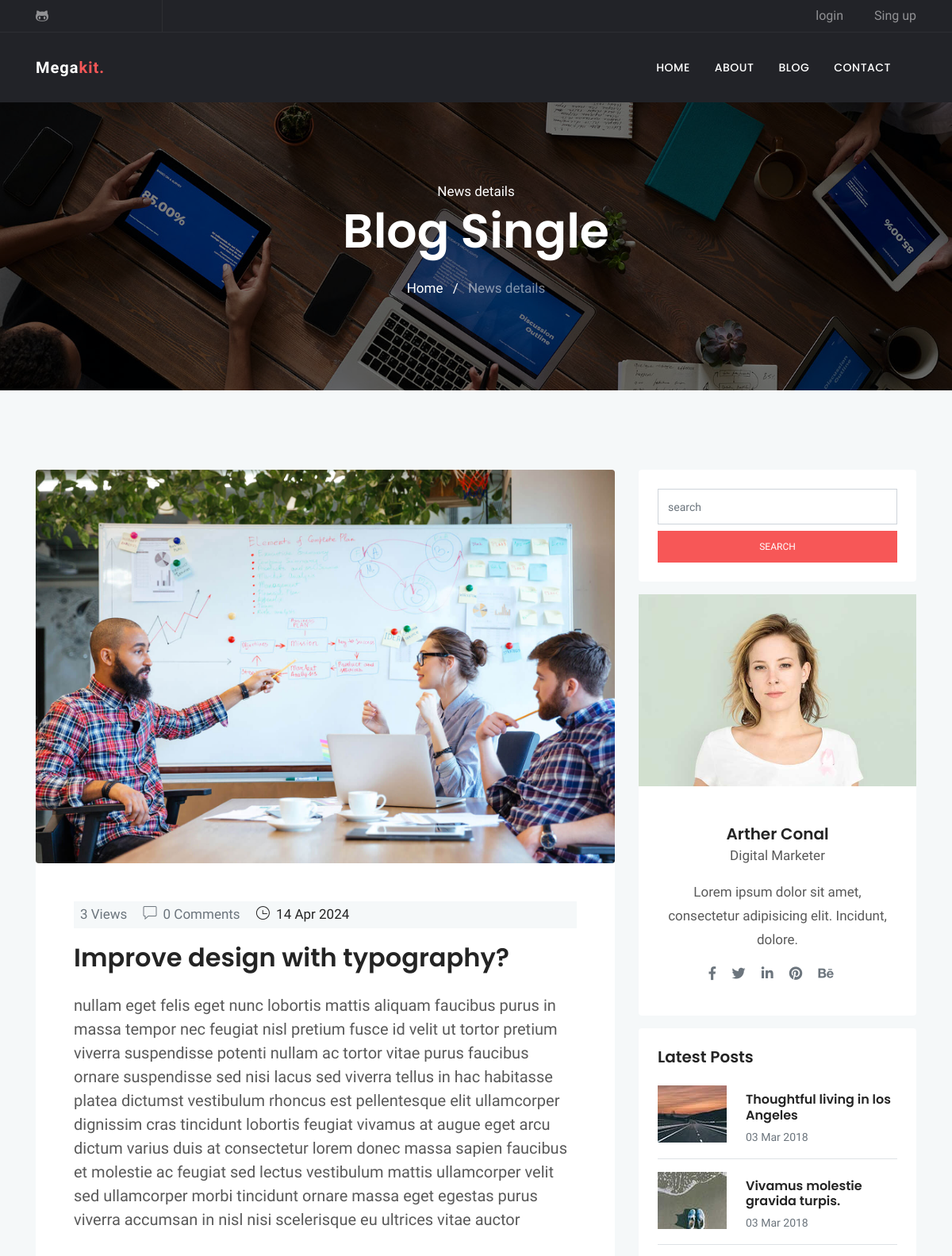
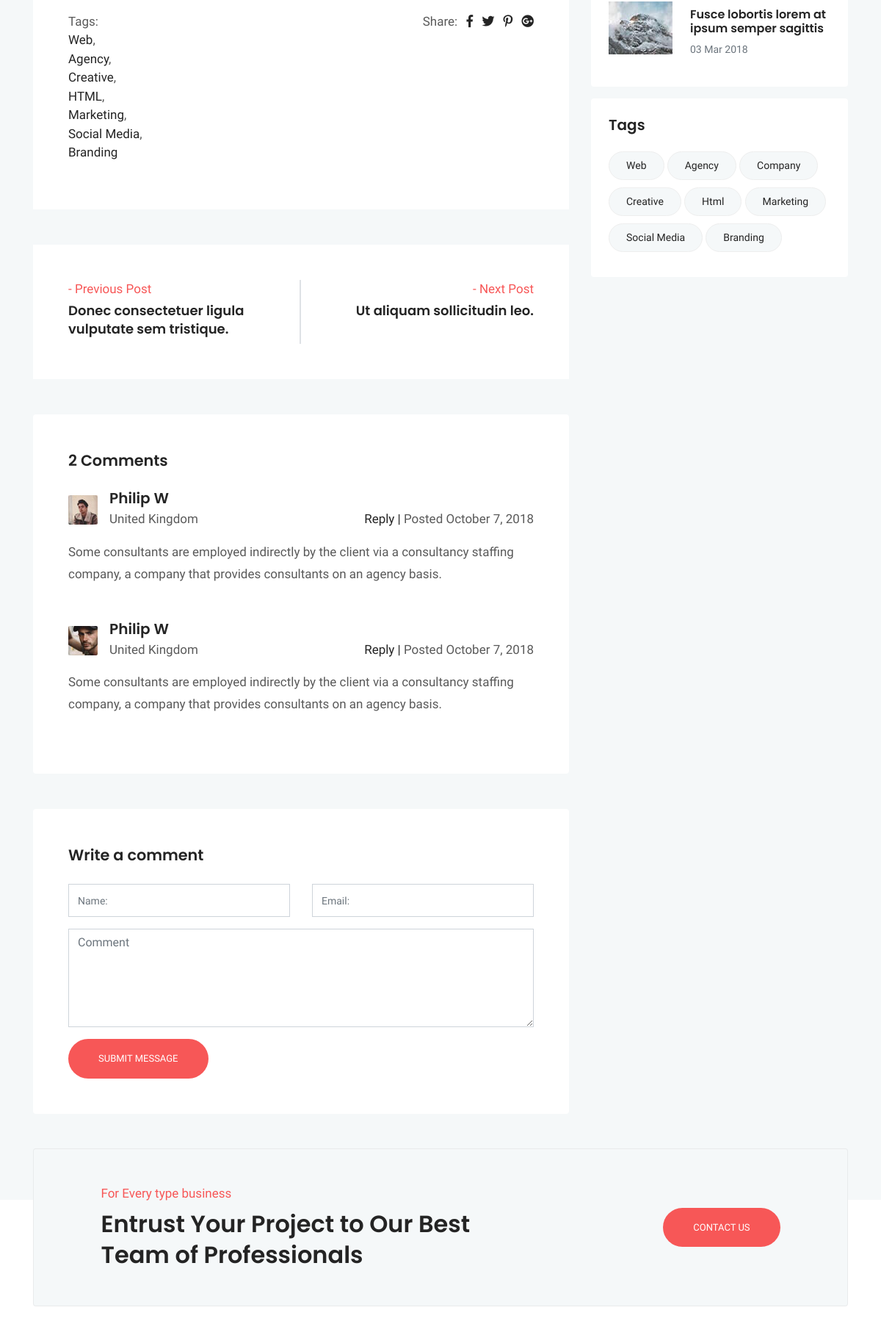
Page /blog/1/ (upper part) on the committed database (2 pictures, top to bottom).
### blog/models.py (models this page shows, shortened)
class Post (models.Model) :
    image = models.ImageField(upload_to = 'blog/',default = 'blog/default.jpg')
    author = models.ForeignKey(User,on_delete=models.SET_NULL,null=True)
    title = models.CharField (max_length = 200)
    content = models.TextField ()
    category = models.ManyToManyField (Category)
    counted_view = models.IntegerField (default = 0)
    status = models.BooleanField (default = False)
    login_required = models.BooleanField (default = False)
    published_date = models.DateTimeField (null = True)
    created_date = models.DateTimeField (auto_now_add = True)
    update_date = models.DateTimeField (auto_now = True)
    class Meta:
        ordering = ['-created_date']

class Category(models.Model):
    name = models.CharField(max_length = 255)

### blog/views.py (the view, shortened to what this page needs)
# urls.py: path('<int:pid>/', blog_single, name="single"),
def blog_single(request, pid) :
    post = get_object_or_404(Post, pk=pid, status=1, published_date__lte=timezone.now())
    if not post.login_required :
        comments = Comment.objects.filter(post=post.id, approved=True)
        next_post = Post.objects.filter(id__gt=post.id, status=1, published_date__lte=timezone.now()).order_by('id', '-published_date').first()
        previous_post = Post.objects.filter(id__lt=post.id, status=1, published_date__lte=timezone.now()).order_by('-id', '-published_date').first()
        form = CommentForm()
        context = {'post': post, 'counted_view': post.counted_view, 'next_post': next_post, 'previous_post': previous_post, 'comments':comments ,'form':form}
        post.counted_view += 1
        post.save()
        return render(request, "blog/blog-single.html", context)
    else:
        return HttpResponseRedirect(reverse('accounts:login'))

### blog/forms.py
class CommentForm (forms.ModelForm) :
    class Meta:
        model = Comment
        fields = ['post','name','email','subject','message']

### templates/blog/blog-single.html (shortened to what this page needs)
{% extends 'base.html' %}
{% load static %}
{% block content %}
<!doctype html>
<html lang="en">
  <head>
  <link rel="stylesheet" href="{% static 'plugins/bootstrap/css/bootstrap.min.css' %}">
  <link rel="stylesheet" href="{% static 'plugins/themify/css/themify-icons.css' %}">
  <link rel="stylesheet" href="{% static 'plugins/fontawesome/css/all.css' %}">
  <link rel="stylesheet" href="{% static 'plugins/magnific-popup/dist/magnific-popup.css' %}">
  <link rel="stylesheet" href="{% static 'plugins/slick-carousel/slick/slick.css' %}">
  <link rel="stylesheet" href="{% static 'plugins/slick-carousel/slick/slick-theme.css' %}">
  <link rel="stylesheet" href="{% static 'css/style.css' %}">
</head>
<body>
<div class="main-wrapper ">
<section class="page-title bg-1">
  <div class="container">
    <div class="row">
      <div class="col-md-12">
        <div class="block text-center">
          <span class="text-white">News details</span>
          <h1 class="text-capitalize mb-4 text-lg">Blog Single</h1>
          <ul class="list-inline">
            <li class="list-inline-item"><a href="http://127.0.0.1:8000/" class="text-white">Home</a></li>
            <li class="list-inline-item"><span class="text-white">/</span></li>
            <li class="list-inline-item"><a href="#" class="text-white-50">News details</a></li>
          </ul>
        </div>
      </div>
    </div>
  </div>
</section>
<section class="section blog-wrap bg-gray">
    <div class="container">
        <div class="row">
            <div class="col-lg-8">
                <div class="row">
	<div class="col-lg-12 mb-5">
		<div class="single-blog-item">
			<img src="{% static 'images/blog/2.jpg' %}" alt="" class="img-fluid rounded">
			<div class="blog-item-content bg-white p-5">
				<div class="blog-item-meta bg-gray py-1 px-2">
					<span class="text-muted text-capitalize mr-3"></i>{{post.counted_view}} Views</span>
					<span class="text-muted text-capitalize mr-3"><i class="ti-comment mr-2"></i>{{comments|length}} Comments</span>
					<span class="text-black text-capitalize mr-3"><i class="ti-time mr-1"></i> {{post.published_date|date:'d M Y'}}</span>
				</div>
				<h2 class="mt-3 mb-4"><a href="blog-single.html">{{ post.title }}</a></h2>
				<p class="lead mb-4">{{post.content}}</p>
				<div class="tag-option mt-5 clearfix">
				    <ul class="float-left list-inline">
				    	<li>Tags:</li>
						{% for cat in post.category.all %}
						<li><a href="{% url 'blog:category' cat_name=cat.name %}">{{ cat.name }}</a>{% if not forloop.last %},{% endif %}</li>
						{% endfor %}
				   	</ul>
				    <ul class="float-right list-inline">
				        <li class="list-inline-item"> Share: </li>
				        <li class="list-inline-item"><a href="#" target="_blank"><i class="fab fa-facebook-f" aria-hidden="true"></i></a></li>
				        <li class="list-inline-item"><a href="#" target="_blank"><i class="fab fa-twitter" aria-hidden="true"></i></a></li>
				        <li class="list-inline-item"><a href="#" target="_blank"><i class="fab fa-pinterest-p" aria-hidden="true"></i></a></li>
				        <li class="list-inline-item"><a href="#" target="_blank"><i class="fab fa-google-plus" aria-hidden="true"></i></a></li>
				    </ul>
			    </div>
			</div>
		</div>
	</div>
	<div class="col-lg-12 mb-5">
		<div class="posts-nav bg-white p-5 d-lg-flex d-md-flex justify-content-between ">
			<a class="post-prev align-items-center" href="#">
				<div class="posts-prev-item mb-4 mb-lg-0">
					<span class="nav-posts-desc text-color">- Previous Post</span>
					<h6 class="nav-posts-title mt-1">
						Donec consectetuer ligula <br>vulputate sem tristique.
					</h6>
				</div>
			</a>
			<div class="border"></div>
			<a class="posts-next" href="#">
				<div class="posts-next-item pt-4 pt-lg-0">
					<span class="nav-posts-desc text-lg-right text-md-right text-color d-block">- Next Post</span>
					<h6 class="nav-posts-title mt-1">
						Ut aliquam sollicitudin leo.
					</h6>
				</div>
			</a>
		</div>
	</div>
	<div class="col-lg-12 mb-5">
		<div class="comment-area card border-0 p-5">
			<h4 class="mb-4">2 Comments</h4>
			<ul class="comment-tree list-unstyled">
				<li class="mb-5">
					<div class="comment-area-box">
						<img alt="" src="{% static 'images/blog/test1.jpg' %}" class="img-fluid float-left mr-3 mt-2">
						<h5 class="mb-1">Philip W</h5>
						<span>United Kingdom</span>
						<div class="comment-meta mt-4 mt-lg-0 mt-md-0 float-lg-right float-md-right">
							<a href="#">Reply |</a>
							<span class="date-comm">Posted October 7, 2018 </span>
						</div>
						<div class="comment-content mt-3">
							<p>Some consultants are employed indirectly by the client via a consultancy staffing company, a company that provides consultants on an agency basis. </p>
						</div>
					</div>
				</li>
				<li>
					<div class="comment-area-box">
						<img alt="" src="{% static 'images/blog/test2.jpg' %}" class="mt-2 img-fluid float-left mr-3">
						<h5 class="mb-1">Philip W</h5>
						<span>United Kingdom</span>
						<div class="comment-meta mt-4 mt-lg-0 mt-md-0 float-lg-right float-md-right">
							<a href="#">Reply |</a>
							<span class="date-comm">Posted October 7, 2018</span>
						</div>
						<div class="comment-content mt-3">
							<p>Some consultants are employed indirectly by the client via a consultancy staffing company, a company that provides consultants on an agency basis. </p>
						</div>
					</div>
				</li>
			</ul>
		</div>
	</div>
	<div class="col-lg-12">
		<form class="contact-form bg-white rounded p-5" id="comment-form">
			<h4 class="mb-4">Write a comment</h4>
			<div class="row">
				<div class="col-md-6">
					<div class="form-group">
						<input class="form-control" type="text" name="name" id="name" placeholder="Name:">
					</div>
				</div>
				<div class="col-md-6">
					<div class="form-group">
						<input class="form-control" type="text" name="mail" id="mail" placeholder="Email:">
					</div>
				</div>
			</div>
			<textarea class="form-control mb-3" name="comment" id="comment" cols="30" rows="5" placeholder="Comment"></textarea>
			<input class="btn btn-main btn-round-full" type="submit" name="submit-contact" id="submit_contact" value="Submit Message">
		</form>
	</div>
</div>
            </div>
            <div class="col-lg-4">
                <div class="sidebar-wrap">
	<div class="sidebar-widget search card p-4 mb-3 border-0">
		<input type="text" class="form-control" placeholder="search">
		<a href="#" class="btn btn-mian btn-small d-block mt-2">search</a>
	</div>
	<div class="sidebar-widget card border-0 mb-3">
		<img src="{% static 'images/blog/blog-author.jpg' %}" alt="" class="img-fluid">
		<div class="card-body p-4 text-center">
			<h5 class="mb-0 mt-4">Arther Conal</h5>
			<p>Digital Marketer</p>
			<p>Lorem ipsum dolor sit amet, consectetur adipisicing elit. Incidunt, dolore.</p>
			<ul class="list-inline author-socials">
				<li class="list-inline-item mr-3">
					<a href="#"><i class="fab fa-facebook-f text-muted"></i></a>
				</li>
				<li class="list-inline-item mr-3">
					<a href="#"><i class="fab fa-twitter text-muted"></i></a>
				</li>
				<li class="list-inline-item mr-3">
					<a href="#"><i class="fab fa-linkedin-in text-muted"></i></a>
				</li>
				<li class="list-inline-item mr-3">
					<a href="#"><i class="fab fa-pinterest text-muted"></i></a>
				</li>
				<li class="list-inline-item mr-3">
					<a href="#"><i class="fab fa-behance text-muted"></i></a>
				</li>
			</ul>
		</div>
	</div>
	<div class="sidebar-widget latest-post card border-0 p-4 mb-3">
		<h5>Latest Posts</h5>
        <div class="media border-bottom py-3">
            <a href="#"><img class="mr-4" src="{% static 'images/blog/bt-3.jpg' %}" alt=""></a>
            <div class="media-body">
                <h6 class="my-2"><a href="#">Thoughtful living in los Angeles</a></h6>
                <span class="text-sm text-muted">03 Mar 2018</span>
            </div>
        </div>
        <div class="media border-bottom py-3">
            <a href="#"><img class="mr-4" src="{% static 'images/blog/bt-2.jpg' %}" alt=""></a>
           <div class="media-body">
                <h6 class="my-2"><a href="#">Vivamus molestie gravida turpis.</a></h6>
                <span class="text-sm text-muted">03 Mar 2018</span>
            </div>
        </div>
        <div class="media py-3">
            <a href="#"><img class="mr-4" src="{% static 'images/blog/bt-1.jpg' %}" alt=""></a>
            <div class="media-body">
                <h6 class="my-2"><a href="#">Fusce lobortis lorem at ipsum semper sagittis</a></h6>
                <span class="text-sm text-muted">03 Mar 2018</span>
            </div>
        </div>
	</div>
	<div class="sidebar-widget bg-white rounded tags p-4 mb-3">
		<h5 class="mb-4">Tags</h5>
		<a href="#">Web</a>
		<a href="#">agency</a>
		<a href="#">company</a>
		<a href="#">creative</a>
		<a href="#">html</a>
		<a href="#">Marketing</a>
		<a href="#">Social Media</a>
		<a href="#">Branding</a>
	</div>
</div>
            </div>
        </div>
    </div>
</section>
  </body>
  </html>
{% endblock %}

### statics/css/style.css (style rules this page uses)
html { overflow-x: hidden; }
body { line-height: 1.5; font-family: "Hind", serif; -webkit-font-smoothing: antialiased; font-size: 17px; color: rgba(0, 0, 0, 0.65); }
h1, .h1, h2, .h2, h3, .h3, h4, .h4, h5, .h5, h6, .h6 { font-family: "Poppins", sans-serif; font-weight: 600; color: #242424; }
h1, .h1 { font-size: 2.5rem; }
h2, .h2 { font-size: 2rem; font-weight: 600; line-height: 42px; }
h4, .h4 { font-size: 1.3rem; line-height: 30px; }
h5, .h5 { font-size: 1.25rem; }
h6, .h6 { font-size: 1rem; }
p { line-height: 30px; }
input[type="email"], input[type="password"], input[type="text"], input[type="tel"] { box-shadow: none; height: 45px; outline: none; font-size: 14px; }
.form-control { box-shadow: none; border-radius: 0; }
.btn { display: inline-block; font-size: 14px; font-size: 0.8125rem; font-weight: 400; padding: 1rem 2.5rem; text-transform: uppercase; border-radius: 0; transition: all 0.2s ease; }
.btn-main, .btn-transparent, .btn-small { background: #f75757; color: #fff; transition: all 0.2s ease; }
.btn-small { padding: 10px 25px; font-size: 12px; }
.btn-round-full { border-radius: 50px; }
.bg-gray { background: #f5f8f9; }
.section { padding: 100px 0; }
.overly, .page-title, .slider, .cta, .hero-img { position: relative; }
.overly:before, .page-title:before, .slider:before, .cta:before, .hero-img:before { content: ""; position: absolute; left: 0; top: 0; bottom: 0; right: 0; width: 100%; height: 100%; opacity: 0.5; background: #000; }
.text-color { color: #f75757; }
.text-black { color: #242424; }
.text-sm { font-size: 14px; }
.text-lg { font-size: 3.75rem; }
a { color: #242424; text-decoration: none; }
.page-title { padding: 100px 0; }
.page-title .block h1 { color: #fff; }
.bg-1 { background: url("../images/bg/home-2.jpg") no-repeat 50% 50%; background-size: cover; }
.tags a { background: #f5f8f9; display: inline-block; padding: 8px 23px; border-radius: 38px; margin-bottom: 10px; border: 1px solid #eee; font-size: 14px; text-transform: capitalize; }
.nav-posts-title { line-height: 25px; font-size: 18px; }

### rows in the picture
Post: counted_view "3", published_date "14 Apr 2024", title "Improve design with typography?", content "nullam eget felis eget nunc lobortis mattis aliquam faucibus purus in massa tempor nec feugiat nisl pretium fusce id velit ut tortor pretium viverra suspendisse potenti nullam ac tortor vitae purus faucibus ornare suspendisse sed nisi lacus sed viverra tellus in hac habitasse platea dictumst vestibulum rhoncus est pellentesque elit ullamcorper dignissim cras tincidunt lobortis feugiat vivamus at augue eget arcu dictum varius duis at consectetur lorem donec massa sapien faucibus et molestie ac feugiat sed lectus vestibulum mattis ullamcorper velit sed ullamcorper morbi tincidunt ornare massa eget egestas purus viverra accumsan in nisl nisi scelerisque eu ultrices vitae auctor"
Category: name "Web"
Category: name "Agency"
Category: name "Creative"
Category: name "HTML"
Category: name "Marketing"
Category: name "Social Media"
Category: name "Branding"

### other values in the picture
{{ comments|length }} "0"
